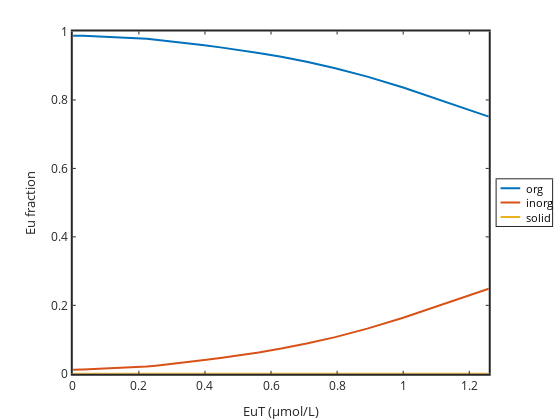

This figure's notebook cell:
### Code cell
graphics_toolkit("plotly")
plot(EuT*1e6,organicbound./EuT,'linewidth',2,EuT*1e6,inorganicbound./EuT,'linewidth',2,EuT*1e6,solidbound./EuT,'linewidth',2)
legend('org','inorg','solid','location','eastoutside')
set(gca,'linewidth',2,'fontsize',12)
xlabel('EuT (\mumol/L)'); ylabel('Eu fraction')
axis([0 max(EuT*1e6) 0 1])

### Figure 1 — Plotly figure (JSON) as saved in the notebook; plotly's stock layout.template omitted (floating-point values rounded to 4 significant figures)
{"data": [{"line": {"color": "rgb(0,113,188)", "dash": "solid", "width": 2}, "marker": {"color": "rgb(0,113,188)", "line": {"color": "rgb(0,113,188)"}, "size": 6, "symbol": "none"}, "mode": "lines", "name": "org", "showlegend": true, "type": "scatter", "visibility": true, "x": [0.001, 0.001122, 0.001259, 0.001413, 0.001585, 0.001778, 0.001995, 0.002239, 0.002512, 0.002818, 0.003162, 0.003548, 0.003981, 0.004467, 0.005012, 0.005623, 0.00631, 0.007079, 0.007943, 0.008913, 0.01, 0.01122, 0.01259, 0.01413, 0.01585, 0.01778, 0.01995, 0.02239, 0.02512, 0.02818, 0.03162, 0.03548, 0.03981, 0.04467, 0.05012, 0.05623, 0.0631, 0.07079, 0.07943, 0.08913, 0.1, 0.1122, 0.1259, 0.1413, 0.1585, 0.1778, 0.1995, 0.2239, 0.2512, 0.2818, 0.3162, 0.3548, 0.3981, 0.4467, 0.5012, 0.5623, 0.631, 0.7079, 0.7943, 0.8913, 1, 1.122, 1.259], "xaxis": "x", "y": [0.9879, 0.9879, 0.9879, 0.9879, 0.9879, 0.9879, 0.9879, 0.9879, 0.9879, 0.9879, 0.9879, 0.9879, 0.9879, 0.9879, 0.9879, 0.9879, 0.9879, 0.9879, 0.9879, 0.9879, 0.9878, 0.9878, 0.9878, 0.9878, 0.9878, 0.9877, 0.9877, 0.9876, 0.9875, 0.9874, 0.9873, 0.9871, 0.987, 0.9868, 0.9867, 0.9865, 0.9864, 0.9862, 0.9859, 0.9857, 0.9854, 0.985, 0.9845, 0.9839, 0.9831, 0.982, 0.9806, 0.9787, 0.9762, 0.973, 0.9693, 0.9648, 0.9597, 0.9536, 0.9464, 0.9374, 0.9262, 0.9118, 0.8929, 0.8681, 0.8363, 0.7971, 0.7514], "yaxis": "y"}, {"line": {"color": "rgb(216,82,24)", "dash": "solid", "width": 2}, "marker": {"color": "rgb(216,82,24)", "line": {"color": "rgb(216,82,24)"}, "size": 6, "symbol": "none"}, "mode": "lines", "name": "inorg", "showlegend": true, "type": "scatter", "visibility": true, "x": [0.001, 0.001122, 0.001259, 0.001413, 0.001585, 0.001778, 0.001995, 0.002239, 0.002512, 0.002818, 0.003162, 0.003548, 0.003981, 0.004467, 0.005012, 0.005623, 0.00631, 0.007079, 0.007943, 0.008913, 0.01, 0.01122, 0.01259, 0.01413, 0.01585, 0.01778, 0.01995, 0.02239, 0.02512, 0.02818, 0.03162, 0.03548, 0.03981, 0.04467, 0.05012, 0.05623, 0.0631, 0.07079, 0.07943, 0.08913, 0.1, 0.1122, 0.1259, 0.1413, 0.1585, 0.1778, 0.1995, 0.2239, 0.2512, 0.2818, 0.3162, 0.3548, 0.3981, 0.4467, 0.5012, 0.5623, 0.631, 0.7079, 0.7943, 0.8913, 1, 1.122, 1.259], "xaxis": "x", "y": [0.01208, 0.0121, 0.0121, 0.0121, 0.01207, 0.01207, 0.01206, 0.01209, 0.01208, 0.01208, 0.01208, 0.0121, 0.01209, 0.0121, 0.0121, 0.01211, 0.01211, 0.01212, 0.01213, 0.01214, 0.01215, 0.01219, 0.01221, 0.01224, 0.01224, 0.01227, 0.01232, 0.01243, 0.01251, 0.01263, 0.01274, 0.01289, 0.013, 0.01315, 0.01329, 0.01346, 0.01363, 0.01382, 0.01406, 0.01432, 0.01464, 0.01504, 0.01553, 0.01615, 0.01691, 0.01797, 0.0194, 0.02135, 0.02384, 0.02697, 0.03073, 0.03516, 0.0403, 0.04637, 0.05363, 0.06256, 0.07378, 0.08823, 0.1071, 0.1319, 0.1637, 0.2029, 0.2486], "yaxis": "y"}, {"line": {"color": "rgb(236,176,31)", "dash": "solid", "width": 2}, "marker": {"color": "rgb(236,176,31)", "line": {"color": "rgb(236,176,31)"}, "size": 6, "symbol": "none"}, "mode": "lines", "name": "solid", "showlegend": true, "type": "scatter", "visibility": true, "x": [0.001, 0.001122, 0.001259, 0.001413, 0.001585, 0.001778, 0.001995, 0.002239, 0.002512, 0.002818, 0.003162, 0.003548, 0.003981, 0.004467, 0.005012, 0.005623, 0.00631, 0.007079, 0.007943, 0.008913, 0.01, 0.01122, 0.01259, 0.01413, 0.01585, 0.01778, 0.01995, 0.02239, 0.02512, 0.02818, 0.03162, 0.03548, 0.03981, 0.04467, 0.05012, 0.05623, 0.0631, 0.07079, 0.07943, 0.08913, 0.1, 0.1122, 0.1259, 0.1413, 0.1585, 0.1778, 0.1995, 0.2239, 0.2512, 0.2818, 0.3162, 0.3548, 0.3981, 0.4467, 0.5012, 0.5623, 0.631, 0.7079, 0.7943, 0.8913, 1, 1.122, 1.259], "xaxis": "x", "y": [0, 0, 0, 0, 0, 0, 0, 0, 0, 0, 0, 0, 0, 0, 0, 0, 0, 0, 0, 0, 0, 0, 0, 0, 0, 0, 0, 0, 0, 0, 0, 0, 0, 0, 0, 0, 0, 0, 0, 0, 0, 0, 0, 0, 0, 0, 0, 0, 0, 0, 0, 0, 0, 0, 0, 0, 0, 0, 0, 0, 0, 0, 0], "yaxis": "y"}, {"hoverinfo": "none", "line": {"color": "rgb(0,113,188)", "dash": "solid", "width": 2}, "marker": {"color": "rgb(0,113,188)", "line": {"color": "rgb(0,113,188)"}, "size": 6, "symbol": "none"}, "mode": "lines", "name": "", "showlegend": false, "type": "scatter", "visibility": true, "x": [3, 18], "xaxis": "x2", "y": [6.78, 6.78], "yaxis": "y2"}, {"hoverinfo": "none", "line": {"color": "rgb(216,82,24)", "dash": "solid", "width": 2}, "marker": {"color": "rgb(216,82,24)", "line": {"color": "rgb(216,82,24)"}, "size": 6, "symbol": "none"}, "mode": "lines", "name": "", "showlegend": false, "type": "scatter", "visibility": true, "x": [3, 18], "xaxis": "x2", "y": [17.75, 17.75], "yaxis": "y2"}, {"hoverinfo": "none", "line": {"color": "rgb(236,176,31)", "dash": "solid", "width": 2}, "marker": {"color": "rgb(236,176,31)", "line": {"color": "rgb(236,176,31)"}, "size": 6, "symbol": "none"}, "mode": "lines", "name": "", "showlegend": false, "type": "scatter", "visibility": true, "x": [3, 18], "xaxis": "x2", "y": [28.75, 28.75], "yaxis": "y2"}], "layout": {"annotations": [{"font": {"color": "rgb(0,0,0)", "size": 10.8}, "showarrow": false, "text": "org", "x": 21, "xanchor": "left", "xref": "x2", "y": 6.78, "yanchor": "middle", "yref": "y2"}, {"font": {"color": "rgb(0,0,0)", "size": 10.8}, "showarrow": false, "text": "inorg", "x": 21, "xanchor": "left", "xref": "x2", "y": 17.75, "yanchor": "middle", "yref": "y2"}, {"font": {"color": "rgb(0,0,0)", "size": 10.8}, "showarrow": false, "text": "solid", "x": 21, "xanchor": "left", "xref": "x2", "y": 28.75, "yanchor": "middle", "yref": "y2"}], "height": 420, "hovermode": "closest", "margin": {"b": 0, "l": 0, "r": 0, "t": 0}, "plot_bgcolor": "rgba(0,0,0,0)", "showlegend": false, "width": 560, "xaxis": {"anchor": "y", "autorange": false, "domain": [0.13, 0.8728], "exponentformat": "none", "gridcolor": "rgba(38,38,38,0.15)", "gridwidth": 2, "linecolor": "rgb(38,38,38)", "linewidth": 2, "mirror": "ticks", "range": [0, 1.259], "showgrid": false, "showline": true, "side": "bottom", "spikedash": "solid", "spikemode": "across", "spikesides": false, "spikethickness": 1, "tickangle": 0, "tickcolor": "rgb(38,38,38)", "tickfont": {"color": "rgb(38,38,38)", "size": 12}, "ticklen": 3, "ticks": "inside", "ticktext": ["0", "0.2", "0.4", "0.6", "0.8", "1", "1.2"], "tickvals": [0, 0.2, 0.4, 0.6, 0.8, 1, 1.2], "title": {"font": {"color": "rgb(38,38,38)", "size": 13.2}, "text": "EuT (&#956;mol/L)"}, "type": "linear", "visible": true, "zeroline": false}, "xaxis2": {"anchor": "y2", "autorange": false, "domain": [0.8868, 0.9859], "exponentformat": "none", "fixedrange": true, "gridcolor": "rgba(38,38,38,0.15)", "gridwidth": 1, "linecolor": "rgb(38,38,38)", "linewidth": 1, "mirror": true, "range": [0, 42.28], "showgrid": false, "showline": true, "showspikes": false, "side": "bottom", "spikedash": "solid", "spikemode": "across", "spikesides": false, "spikethickness": 1, "tickangle": 0, "tickcolor": "rgb(38,38,38)", "tickfont": {"color": "rgb(38,38,38)", "size": 10.8}, "ticklen": 3, "ticks": "", "ticktext": [], "tickvals": [], "title": {"font": {"color": "rgb(0,0,0)", "size": 11.88}, "text": ""}, "type": "linear", "visible": true, "zeroline": false}, "yaxis": {"anchor": "x", "autorange": false, "domain": [0.11, 0.925], "exponentformat": "none", "gridcolor": "rgba(38,38,38,0.15)", "gridwidth": 2, "linecolor": "rgb(38,38,38)", "linewidth": 2, "mirror": "ticks", "range": [0, 1], "showgrid": false, "showline": true, "side": "left", "spikedash": "solid", "spikemode": "across", "spikesides": false, "spikethickness": 1, "tickangle": 0, "tickcolor": "rgb(38,38,38)", "tickfont": {"color": "rgb(38,38,38)", "size": 12}, "ticklen": 3, "ticks": "inside", "ticktext": ["0", "0.2", "0.4", "0.6", "0.8", "1"], "tickvals": [0, 0.2, 0.4, 0.6, 0.8, 1], "title": {"font": {"color": "rgb(38,38,38)", "size": 13.2}, "text": "Eu fraction"}, "type": "linear", "visible": true, "zeroline": false}, "yaxis2": {"anchor": "x2", "autorange": false, "domain": [0.4619, 0.5731], "exponentformat": "none", "fixedrange": true, "gridcolor": "rgba(38,38,38,0.15)", "gridwidth": 1, "linecolor": "rgb(38,38,38)", "linewidth": 1, "mirror": true, "range": [35.56, 0], "showgrid": false, "showline": true, "showspikes": false, "side": "left", "spikedash": "solid", "spikemode": "across", "spikesides": false, "spikethickness": 1, "tickangle": 0, "tickcolor": "rgb(38,38,38)", "tickfont": {"color": "rgb(38,38,38)", "size": 10.8}, "ticklen": 3, "ticks": "", "ticktext": [], "tickvals": [], "title": {"font": {"color": "rgb(0,0,0)", "size": 11.88}, "text": ""}, "type": "linear", "visible": true, "zeroline": false}}}
